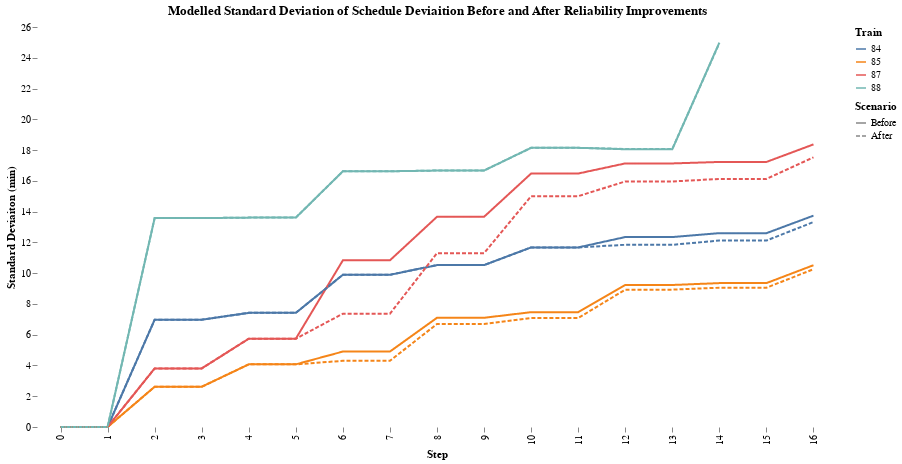

Write notebook code for a chart like this one.
### Code cell
plot_stds = all_allstats[['element', 'train', 'Standard Deviation', 'New Standard Deviation']].copy()
plot_stds.columns = ['element', 'train', 'Before', 'After']
plot_stds = plot_stds.melt(id_vars=['element', 'train'])
alt.Chart(plot_stds).mark_line().encode(
    alt.X('element:O', title='Step'),
    alt.Y('value:Q', title='Standard Deviaiton (min)'),
    color=alt.Color('train:N', title='Train'),
    strokeDash = alt.StrokeDash('variable:N', sort='-x', title='Scenario')
).properties(
    width = 800,
    height=400,
    title='Modelled Standard Deviation of Schedule Deviaition Before and After Reliability Improvements'
).configure(font='Raleway').configure_view(strokeWidth=0).configure_axis(grid=False, domain=False)

### Figure 1 — Vega-Lite specification as saved in the notebook (floating-point values rounded to 4 significant figures; data arrays with more than 128 entries replaced by an {"elided": "..."} marker saying what was removed)
{"config": {"view": {"continuousWidth": 400, "continuousHeight": 300, "strokeWidth": 0}, "axis": {"domain": false, "grid": false}, "font": "Raleway"}, "data": {"name": "data-4451f905bb73579c7119bd5be61918b5"}, "mark": "line", "encoding": {"color": {"type": "nominal", "field": "train", "title": "Train"}, "strokeDash": {"type": "nominal", "field": "variable", "sort": "-x", "title": "Scenario"}, "x": {"type": "ordinal", "field": "element", "title": "Step"}, "y": {"type": "quantitative", "field": "value", "title": "Standard Deviaiton (min)"}}, "height": 400, "title": "Modelled Standard Deviation of Schedule Deviaition Before and After Reliability Improvements", "width": 800, "$schema": "https://vega.github.io/schema/vega-lite/v4.8.1.json", "datasets": {"data-4451f905bb73579c7119bd5be61918b5": {"elided": "132 records"}}}
